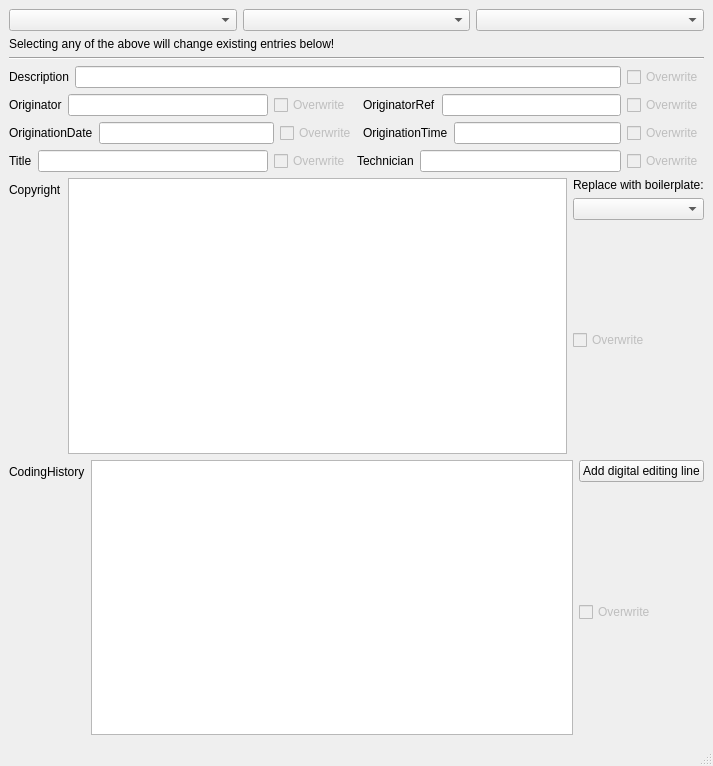
<?xml version="1.0" encoding="UTF-8"?>
<ui version="4.0">
 <class>MainWindow</class>
 <widget class="QMainWindow" name="MainWindow">
  <property name="geometry">
   <rect>
    <x>0</x>
    <y>0</y>
    <width>713</width>
    <height>766</height>
   </rect>
  </property>
  <property name="windowTitle">
   <string>MainWindow</string>
  </property>
  <widget class="QWidget" name="centralwidget">
   <layout class="QGridLayout" name="gridLayout_2">
    <item row="0" column="0">
     <layout class="QVBoxLayout" name="verticalLayout_3">
      <item>
       <layout class="QHBoxLayout" name="horizontalLayout_2">
        <item>
         <widget class="QComboBox" name="deckSelect"/>
        </item>
        <item>
         <widget class="QComboBox" name="adcSelect"/>
        </item>
        <item>
         <widget class="QComboBox" name="softwareSelect"/>
        </item>
       </layout>
      </item>
      <item>
       <widget class="QLabel" name="label_7">
        <property name="text">
         <string>Selecting any of the above will change existing entries below!</string>
        </property>
       </widget>
      </item>
      <item>
       <widget class="Line" name="line">
        <property name="orientation">
         <enum>Qt::Horizontal</enum>
        </property>
       </widget>
      </item>
      <item>
       <layout class="QGridLayout" name="gridLayout">
        <item row="0" column="0" colspan="3">
         <layout class="QHBoxLayout" name="horizontalLayout">
          <item>
           <layout class="QFormLayout" name="formLayout_7">
            <item row="0" column="0">
             <widget class="QLabel" name="label">
              <property name="text">
               <string>Description</string>
              </property>
             </widget>
            </item>
            <item row="0" column="1">
             <widget class="QLineEdit" name="descriptionLine"/>
            </item>
           </layout>
          </item>
          <item>
           <widget class="QCheckBox" name="descriptionOverwrite">
            <property name="enabled">
             <bool>false</bool>
            </property>
            <property name="text">
             <string>Overwrite</string>
            </property>
           </widget>
          </item>
         </layout>
        </item>
        <item row="1" column="0">
         <layout class="QHBoxLayout" name="horizontalLayout_3">
          <item>
           <layout class="QFormLayout" name="formLayout">
            <item row="0" column="0">
             <widget class="QLabel" name="label_2">
              <property name="text">
               <string>Originator</string>
              </property>
             </widget>
            </item>
            <item row="0" column="1">
             <widget class="QLineEdit" name="originatorLine"/>
            </item>
           </layout>
          </item>
          <item>
           <widget class="QCheckBox" name="originatorOverwrite">
            <property name="enabled">
             <bool>false</bool>
            </property>
            <property name="text">
             <string>Overwrite</string>
            </property>
           </widget>
          </item>
         </layout>
        </item>
        <item row="1" column="2">
         <layout class="QHBoxLayout" name="horizontalLayout_4">
          <item>
           <layout class="QFormLayout" name="formLayout_2">
            <item row="0" column="0">
             <widget class="QLabel" name="label_3">
              <property name="text">
               <string>OriginatorRef</string>
              </property>
             </widget>
            </item>
            <item row="0" column="1">
             <widget class="QLineEdit" name="originatorRefLine"/>
            </item>
           </layout>
          </item>
          <item>
           <widget class="QCheckBox" name="originatorRefOverwrite">
            <property name="enabled">
             <bool>false</bool>
            </property>
            <property name="text">
             <string>Overwrite</string>
            </property>
           </widget>
          </item>
         </layout>
        </item>
        <item row="2" column="0" colspan="2">
         <layout class="QHBoxLayout" name="horizontalLayout_5">
          <item>
           <layout class="QFormLayout" name="formLayout_3">
            <item row="0" column="1">
             <widget class="QLineEdit" name="originationDateLine"/>
            </item>
            <item row="0" column="0">
             <widget class="QLabel" name="label_4">
              <property name="text">
               <string>OriginationDate</string>
              </property>
             </widget>
            </item>
           </layout>
          </item>
          <item>
           <widget class="QCheckBox" name="originationDateOverwrite">
            <property name="enabled">
             <bool>false</bool>
            </property>
            <property name="text">
             <string>Overwrite</string>
            </property>
           </widget>
          </item>
         </layout>
        </item>
        <item row="2" column="2">
         <layout class="QHBoxLayout" name="horizontalLayout_6">
          <item>
           <layout class="QFormLayout" name="formLayout_4">
            <item row="0" column="0">
             <widget class="QLabel" name="label_5">
              <property name="text">
               <string>OriginationTime</string>
              </property>
             </widget>
            </item>
            <item row="0" column="1">
             <widget class="QLineEdit" name="originationTimeLine"/>
            </item>
           </layout>
          </item>
          <item>
           <widget class="QCheckBox" name="originationTimeOverwrite">
            <property name="enabled">
             <bool>false</bool>
            </property>
            <property name="text">
             <string>Overwrite</string>
            </property>
           </widget>
          </item>
         </layout>
        </item>
        <item row="3" column="0">
         <layout class="QHBoxLayout" name="horizontalLayout_7">
          <item>
           <layout class="QFormLayout" name="formLayout_5">
            <item row="0" column="0">
             <widget class="QLabel" name="label_6">
              <property name="text">
               <string>Title</string>
              </property>
             </widget>
            </item>
            <item row="0" column="1">
             <widget class="QLineEdit" name="titleLine"/>
            </item>
           </layout>
          </item>
          <item>
           <widget class="QCheckBox" name="titleOverwrite">
            <property name="enabled">
             <bool>false</bool>
            </property>
            <property name="text">
             <string>Overwrite</string>
            </property>
           </widget>
          </item>
         </layout>
        </item>
        <item row="3" column="1" colspan="2">
         <layout class="QHBoxLayout" name="horizontalLayout_8">
          <item>
           <layout class="QFormLayout" name="formLayout_6">
            <item row="0" column="0">
             <widget class="QLabel" name="label_8">
              <property name="text">
               <string>Technician</string>
              </property>
             </widget>
            </item>
            <item row="0" column="1">
             <widget class="QLineEdit" name="technicianLine"/>
            </item>
           </layout>
          </item>
          <item>
           <widget class="QCheckBox" name="technicianOverwrite">
            <property name="enabled">
             <bool>false</bool>
            </property>
            <property name="text">
             <string>Overwrite</string>
            </property>
           </widget>
          </item>
         </layout>
        </item>
        <item row="4" column="0" colspan="3">
         <layout class="QHBoxLayout" name="horizontalLayout_9">
          <item>
           <layout class="QFormLayout" name="formLayout_8">
            <item row="0" column="0">
             <widget class="QLabel" name="label_9">
              <property name="text">
               <string>Copyright</string>
              </property>
             </widget>
            </item>
            <item row="0" column="1">
             <widget class="QPlainTextEdit" name="copyrightText"/>
            </item>
           </layout>
          </item>
          <item>
           <layout class="QVBoxLayout" name="verticalLayout">
            <item>
             <widget class="QLabel" name="label_10">
              <property name="text">
               <string>Replace with boilerplate:</string>
              </property>
             </widget>
            </item>
            <item>
             <widget class="QComboBox" name="copyrightSelect"/>
            </item>
            <item>
             <spacer name="verticalSpacer_2">
              <property name="orientation">
               <enum>Qt::Vertical</enum>
              </property>
              <property name="sizeHint" stdset="0">
               <size>
                <width>20</width>
                <height>40</height>
               </size>
              </property>
             </spacer>
            </item>
            <item>
             <widget class="QCheckBox" name="copyrightOverwrite">
              <property name="enabled">
               <bool>false</bool>
              </property>
              <property name="text">
               <string>Overwrite</string>
              </property>
             </widget>
            </item>
            <item>
             <spacer name="verticalSpacer">
              <property name="orientation">
               <enum>Qt::Vertical</enum>
              </property>
              <property name="sizeHint" stdset="0">
               <size>
                <width>20</width>
                <height>40</height>
               </size>
              </property>
             </spacer>
            </item>
           </layout>
          </item>
         </layout>
        </item>
        <item row="5" column="0" colspan="3">
         <layout class="QHBoxLayout" name="horizontalLayout_10">
          <item>
           <layout class="QFormLayout" name="formLayout_9">
            <item row="0" column="0">
             <widget class="QLabel" name="label_11">
              <property name="text">
               <string>CodingHistory</string>
              </property>
             </widget>
            </item>
            <item row="0" column="1">
             <widget class="QPlainTextEdit" name="codingHistoryText"/>
            </item>
           </layout>
          </item>
          <item>
           <layout class="QVBoxLayout" name="verticalLayout_2">
            <item>
             <widget class="QPushButton" name="addLineButton">
              <property name="text">
               <string>Add digital editing line</string>
              </property>
             </widget>
            </item>
            <item>
             <spacer name="verticalSpacer_3">
              <property name="orientation">
               <enum>Qt::Vertical</enum>
              </property>
              <property name="sizeHint" stdset="0">
               <size>
                <width>20</width>
                <height>40</height>
               </size>
              </property>
             </spacer>
            </item>
            <item>
             <widget class="QCheckBox" name="codingHistoryOverwrite">
              <property name="enabled">
               <bool>false</bool>
              </property>
              <property name="text">
               <string>Overwrite</string>
              </property>
             </widget>
            </item>
            <item>
             <spacer name="verticalSpacer_4">
              <property name="orientation">
               <enum>Qt::Vertical</enum>
              </property>
              <property name="sizeHint" stdset="0">
               <size>
                <width>20</width>
                <height>40</height>
               </size>
              </property>
             </spacer>
            </item>
           </layout>
          </item>
         </layout>
        </item>
       </layout>
      </item>
     </layout>
    </item>
   </layout>
   <zorder>label</zorder>
   <zorder>descriptionLine</zorder>
   <zorder>label_2</zorder>
   <zorder>originatorLine</zorder>
   <zorder>label_3</zorder>
   <zorder>originatorRefLine</zorder>
   <zorder>layoutWidget</zorder>
   <zorder>layoutWidget_2</zorder>
   <zorder>layoutWidget_3</zorder>
   <zorder>deckSelect</zorder>
   <zorder>adcSelect</zorder>
   <zorder>softwareSelect</zorder>
   <zorder>label_7</zorder>
   <zorder>line</zorder>
   <zorder>layoutWidget_4</zorder>
   <zorder>copyrightText</zorder>
   <zorder>label_9</zorder>
   <zorder>label_10</zorder>
   <zorder>copyrightSelect</zorder>
   <zorder>descriptionOverwrite</zorder>
   <zorder>originationDateLine</zorder>
   <zorder>label_4</zorder>
   <zorder>originatorOverwrite</zorder>
   <zorder>originatorRefOverwrite</zorder>
   <zorder>originationDateOverwrite</zorder>
   <zorder>originationTimeOverwrite</zorder>
   <zorder>titleOverwrite</zorder>
   <zorder>technicianOverwrite</zorder>
   <zorder>copyrightOverwrite</zorder>
   <zorder>copyrightOverwrite</zorder>
   <zorder></zorder>
   <zorder>copyrightText</zorder>
   <zorder>layoutWidget_5</zorder>
  </widget>
  <widget class="QMenuBar" name="menubar">
   <property name="geometry">
    <rect>
     <x>0</x>
     <y>0</y>
     <width>713</width>
     <height>22</height>
    </rect>
   </property>
  </widget>
  <widget class="QStatusBar" name="statusbar"/>
 </widget>
 <tabstops>
  <tabstop>deckSelect</tabstop>
  <tabstop>adcSelect</tabstop>
  <tabstop>softwareSelect</tabstop>
  <tabstop>titleLine</tabstop>
  <tabstop>descriptionLine</tabstop>
  <tabstop>originatorLine</tabstop>
  <tabstop>originatorRefLine</tabstop>
  <tabstop>originationDateLine</tabstop>
  <tabstop>originationTimeLine</tabstop>
 </tabstops>
 <resources/>
 <connections/>
</ui>
